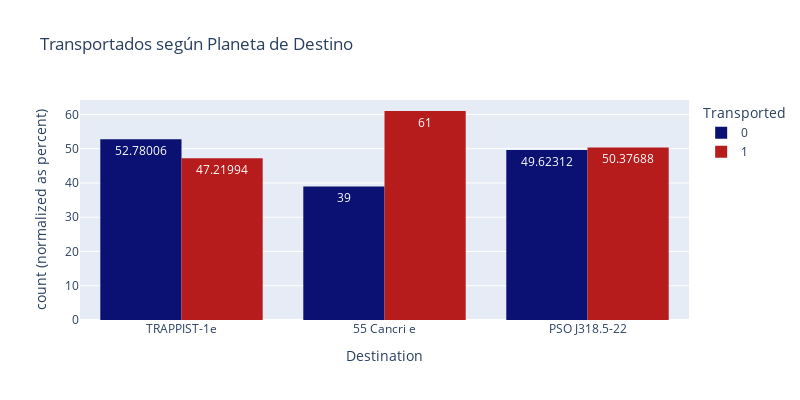

This figure's notebook cell:
### Markdown cell above
#### Conclusiones:
##### 1.- El 81% de las personas que estaban dentro de sueño criogénico fueron transportados. Posiblemente exista una correlación. Además, solo el 34% de las personas que estaban despiertas, fueron transportados.

### Code cell
px.histogram(df, x='Destination', color = 'Transported', text_auto=True,
             title='Transportados según Planeta de Destino', barmode='group', barnorm='percent',
             width=800, height=400, color_discrete_sequence=['#0A1172','#B71C1C'])

### Figure 1 — Plotly figure (JSON) as saved in the notebook; plotly's stock layout.template omitted (floating-point values rounded to 4 significant figures; data arrays with more than 128 entries replaced by an {"elided": "..."} marker saying what was removed)
{"data": [{"alignmentgroup": "True", "bingroup": "x", "hovertemplate": "Transported=0<br>Destination=%{x}<br>count (normalized as percent)=%{y}<extra></extra>", "legendgroup": "0", "marker": {"color": "#0A1172", "pattern": {"shape": ""}}, "name": "0", "offsetgroup": "0", "orientation": "v", "showlegend": true, "texttemplate": "%{value}", "type": "histogram", "x": {"elided": "4315 str values"}, "xaxis": "x", "yaxis": "y"}, {"alignmentgroup": "True", "bingroup": "x", "hovertemplate": "Transported=1<br>Destination=%{x}<br>count (normalized as percent)=%{y}<extra></extra>", "legendgroup": "1", "marker": {"color": "#B71C1C", "pattern": {"shape": ""}}, "name": "1", "offsetgroup": "1", "orientation": "v", "showlegend": true, "texttemplate": "%{value}", "type": "histogram", "x": {"elided": "4378 str values"}, "xaxis": "x", "yaxis": "y"}], "layout": {"barmode": "group", "barnorm": "percent", "height": 400, "legend": {"title": {"text": "Transported"}, "tracegroupgap": 0}, "title": {"text": "Transportados según Planeta de Destino"}, "width": 800, "xaxis": {"anchor": "y", "autorange": true, "domain": [0, 1], "range": [-0.5, 2.5], "title": {"text": "Destination"}, "type": "category"}, "yaxis": {"anchor": "x", "autorange": true, "domain": [0, 1], "range": [0, 64.21], "title": {"text": "count (normalized as percent)"}}}}
